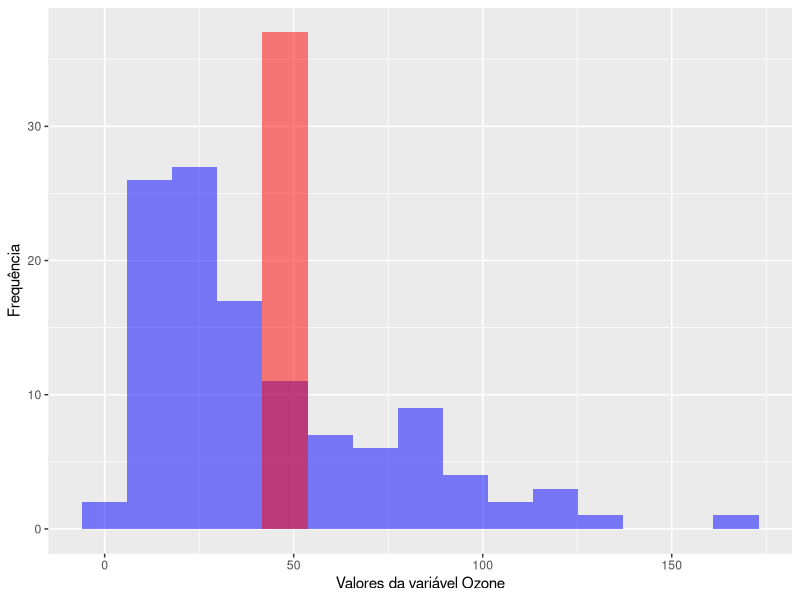
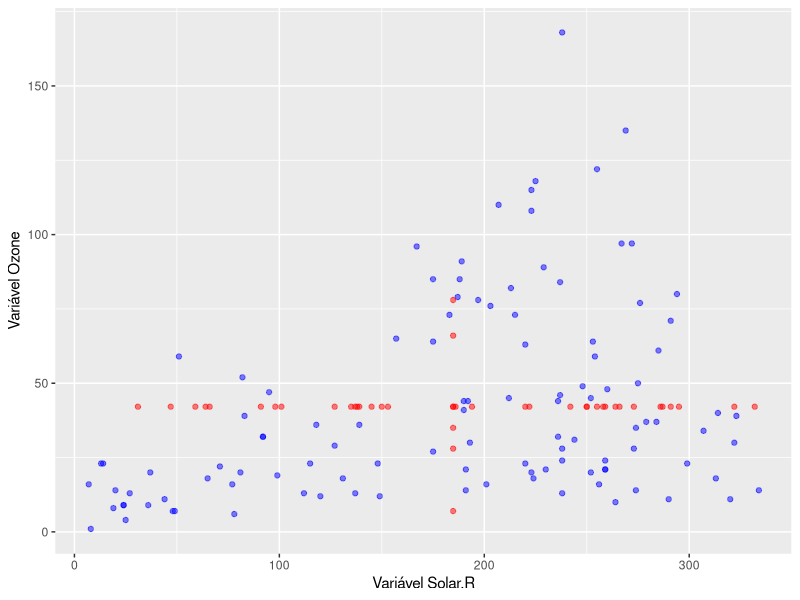
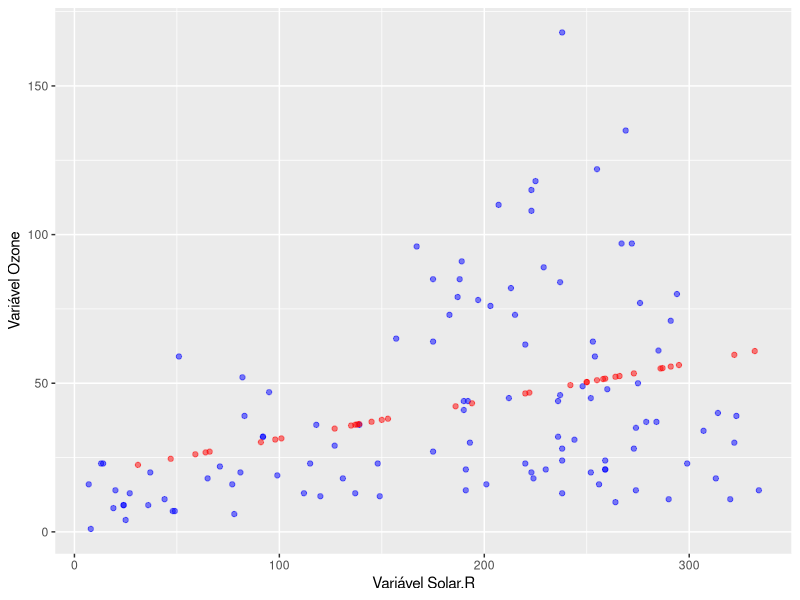

Recreate these plots in R, in order.
## ---- chunk 1
library(mice)
imp <- mice(airquality, method = "mean", m = 1, maxit = 1) 
      
## ---- chunk 2
library(ggplot2)
dados_observados <- data.frame(observado = na.omit(airquality$Ozone))
dados_imputados  <- data.frame(imputado = imp$imp$Ozone)

ggplot()+
  geom_histogram(data = dados_observados, aes(x=observado), 
                 bins = 15, fill="blue", alpha = 0.5)+
  geom_histogram(data = dados_imputados, aes(x=X1),
                 bins = 15, fill = "red", alpha = 0.5)+
  labs(x = "Valores da variável Ozone",
       y = "Frequência")


## ---- chunk 3

library(ggplot2)

dados <- na.omit(airquality[,c("Ozone", "Solar.R")])

dados_observados <- data.frame(dados)

dados_ausentes   <- airquality [is.na(airquality$Ozone) | 
                                is.na(airquality$Solar.R),
                                c("Ozone", "Solar.R") ]

Ozone_imputado <- ifelse (is.na(dados_ausentes$Ozone),
                          mean(dados_observados$Ozone),  
                          dados_ausentes$Ozone)

Solar.R_imputado <- ifelse (is.na(dados_ausentes$Solar.R),
                            mean(dados_observados$Solar.R),  
                            dados_ausentes$Solar.R)

dados_imputados  <- data.frame(Ozone = Ozone_imputado,
                               Solar.R = Solar.R_imputado)

ggplot()+
  geom_point(data = dados_observados, aes(y=Ozone, x=Solar.R), 
             color="blue", alpha = 0.5)+
  geom_point(data = dados_imputados, aes(y=Ozone, x = Solar.R),
             color = "red", alpha = 0.5)+
  labs(y = "Variável Ozone",
       x = "Variável Solar.R")


## ---- chunk 4
fit      <- lm (Ozone ~ Solar.R, data = airquality)
pred  <- predict (fit, newdata = ic (airquality))
pred  <- data.frame (Ozone_imputado=pred, ic(airquality) )
pred  <- pred[!is.na(Ozone_imputado), ]
## ---- chunk 5


dados <- na.omit(airquality[,c("Ozone", "Solar.R")])

dados_observados <- data.frame(dados)


Ozone_imputado <- pred



ggplot()+
  geom_point(data = dados_observados, aes(y=Ozone, x=Solar.R), 
             color="blue", alpha = 0.5)+
  geom_point(data = Ozone_imputado, 
             aes(y=Ozone_imputado  , x = Solar.R),
             color = "red", alpha = 0.5)+
  labs(y = "Variável Ozone",
       x = "Variável Solar.R")


